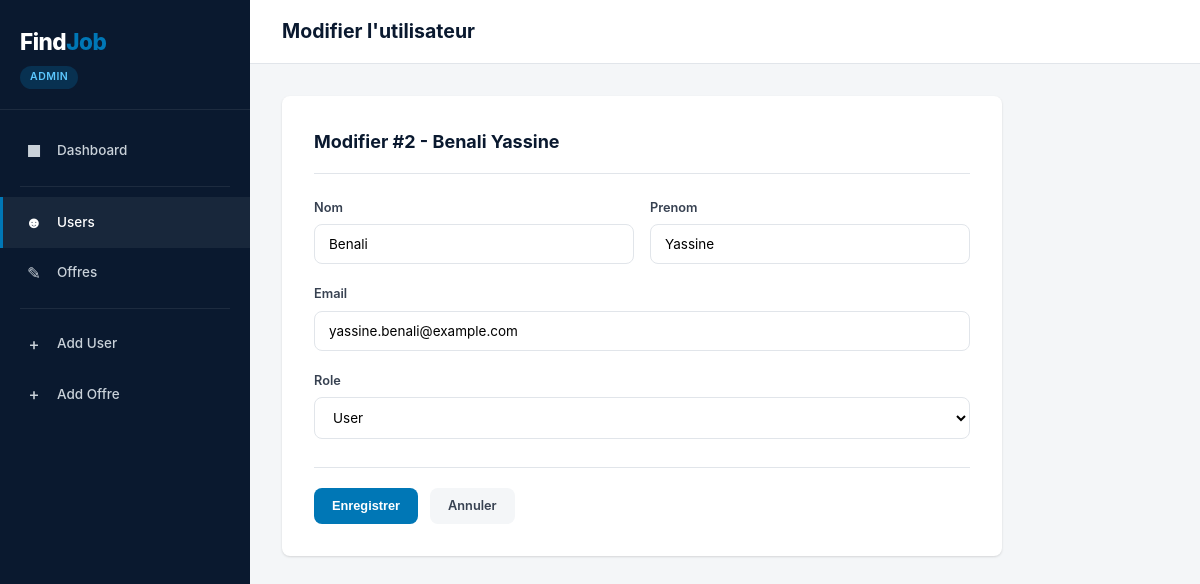
/users/edit.php?id_user=2, run on the app's committed database.
### tables this page shows
CREATE TABLE users (
    id_user INT AUTO_INCREMENT PRIMARY KEY,
    nom VARCHAR(100) NOT NULL,
    prenom VARCHAR(100) NOT NULL,
    email VARCHAR(255) NOT NULL UNIQUE,
    role ENUM('admin', 'user') NOT NULL DEFAULT 'user',
    date_creation DATETIME NOT NULL DEFAULT CURRENT_TIMESTAMP
);

### users/edit.php (the view, shortened to what this page needs)
<?php
require_once __DIR__ . '/../config/database.php';
$id_user = isset($_GET['id_user']) ? (int)$_GET['id_user'] : 0;
$stmt = $pdo->prepare("SELECT * FROM users WHERE id_user = :id");
$stmt->execute([':id' => $id_user]);
$user = $stmt->fetch();
require_once __DIR__ . '/../includes/header.php';
require_once __DIR__ . '/../includes/sidebar.php';
?>
<div class="main-content">
    <header class="top-header">
        <h1>Modifier l'utilisateur</h1>
    </header>
    <div class="page-content">
        <div class="form-card">
            <h2>Modifier #<?php echo $user['id_user']; ?> - <?php echo htmlspecialchars($user['nom'] . ' ' . $user['prenom']); ?></h2>
            <form method="POST" action="">
                <div class="form-row">
                    <div class="form-group">
                        <label for="nom">Nom</label>
                        <input type="text" id="nom" name="nom" value="<?php echo htmlspecialchars($user['nom']); ?>" required>
                    </div>
                    <div class="form-group">
                        <label for="prenom">Prenom</label>
                        <input type="text" id="prenom" name="prenom" value="<?php echo htmlspecialchars($user['prenom']); ?>" required>
                    </div>
                </div>
                <div class="form-group">
                    <label for="email">Email</label>
                    <input type="email" id="email" name="email" value="<?php echo htmlspecialchars($user['email']); ?>" required>
                </div>
                <div class="form-group">
                    <label for="role">Role</label>
                    <select id="role" name="role">
                        <option value="user" <?php echo $user['role'] === 'user' ? 'selected' : ''; ?>>User</option>
                    </select>
                </div>
                <div class="form-actions">
                    <button type="submit" class="btn btn-primary">Enregistrer</button>
                    <a href="index.php" class="btn btn-cancel">Annuler</a>
                </div>
            </form>
        </div>
    </div>
</div>
<?php require_once __DIR__ . '/../includes/footer.php'; ?>

### assets/css/style.css (style rules this page uses)
*, *::before, *::after { margin: 0; padding: 0; box-sizing: border-box; }
:root { --navy: #0a192f; --navy-light: #112240; --blue: #0077b6; --blue-hover: #005f8a; --blue-light: #e8f4f8; --white: #ffffff; --gray-100: #f4f6f8; --gray-200: #e1e5ea; --gray-300: #c9d1d9; --gray-500: #6b7280; --gray-700: #374151; --green: #10b981; --orange: #f59e0b; --red: #ef4444; --radius: 8px; --shadow: 0 1px 3px rgba(0,0,0,0.08), 0 1px 2px rgba(0,0,0,0.06); --shadow-md: 0 4px 6px rgba(0,0,0,0.07), 0 2px 4px rgba(0,0,0,0.06); --transition: 0.2s ease; }
html { font-size: 15px; }
body { font-family: -apple-system, BlinkMacSystemFont, "Segoe UI", Roboto, "Helvetica Neue", Arial, sans-serif; background: var(--gray-100); color: var(--gray-700); line-height: 1.6; min-height: 100vh; }
a { text-decoration: none; color: var(--blue); }
.main-content { flex: 1; margin-left: 250px; display: flex; flex-direction: column; min-height: 100vh; }
.top-header { background: var(--white); border-bottom: 1px solid var(--gray-200); padding: 16px 32px; display: flex; align-items: center; justify-content: space-between; position: sticky; top: 0; z-index: 500; }
.top-header h1 { font-size: 1.3rem; font-weight: 700; color: var(--navy); }
.page-content { padding: 32px; flex: 1; }
.btn { display: inline-flex; align-items: center; gap: 6px; padding: 9px 18px; border-radius: var(--radius); font-size: 0.85rem; font-weight: 600; border: none; cursor: pointer; transition: all var(--transition); text-decoration: none; line-height: 1.4; }
.btn-primary { background: var(--blue); color: var(--white); }
.form-card { background: var(--white); border-radius: var(--radius); box-shadow: var(--shadow); padding: 32px; max-width: 720px; }
.form-card h2 { font-size: 1.2rem; font-weight: 700; color: var(--navy); margin-bottom: 24px; padding-bottom: 16px; border-bottom: 1px solid var(--gray-200); }
.form-group { margin-bottom: 20px; }
.form-group label { display: block; font-size: 0.85rem; font-weight: 600; color: var(--gray-700); margin-bottom: 6px; }
.form-group input, .form-group select, .form-group textarea { width: 100%; padding: 11px 14px; border: 1.5px solid var(--gray-200); border-radius: var(--radius); font-size: 0.9rem; font-family: inherit; transition: border var(--transition); outline: none; background: var(--white); }
.form-row { display: grid; grid-template-columns: 1fr 1fr; gap: 16px; }
.form-actions { display: flex; gap: 12px; margin-top: 28px; padding-top: 20px; border-top: 1px solid var(--gray-200); }
.btn-cancel { background: var(--gray-100); color: var(--gray-700); }

### data on the page
users: id_user "2", nom+prenom "Benali Yassine", nom "Benali", prenom "Yassine", email "yassine.benali@example.com", role "User"
